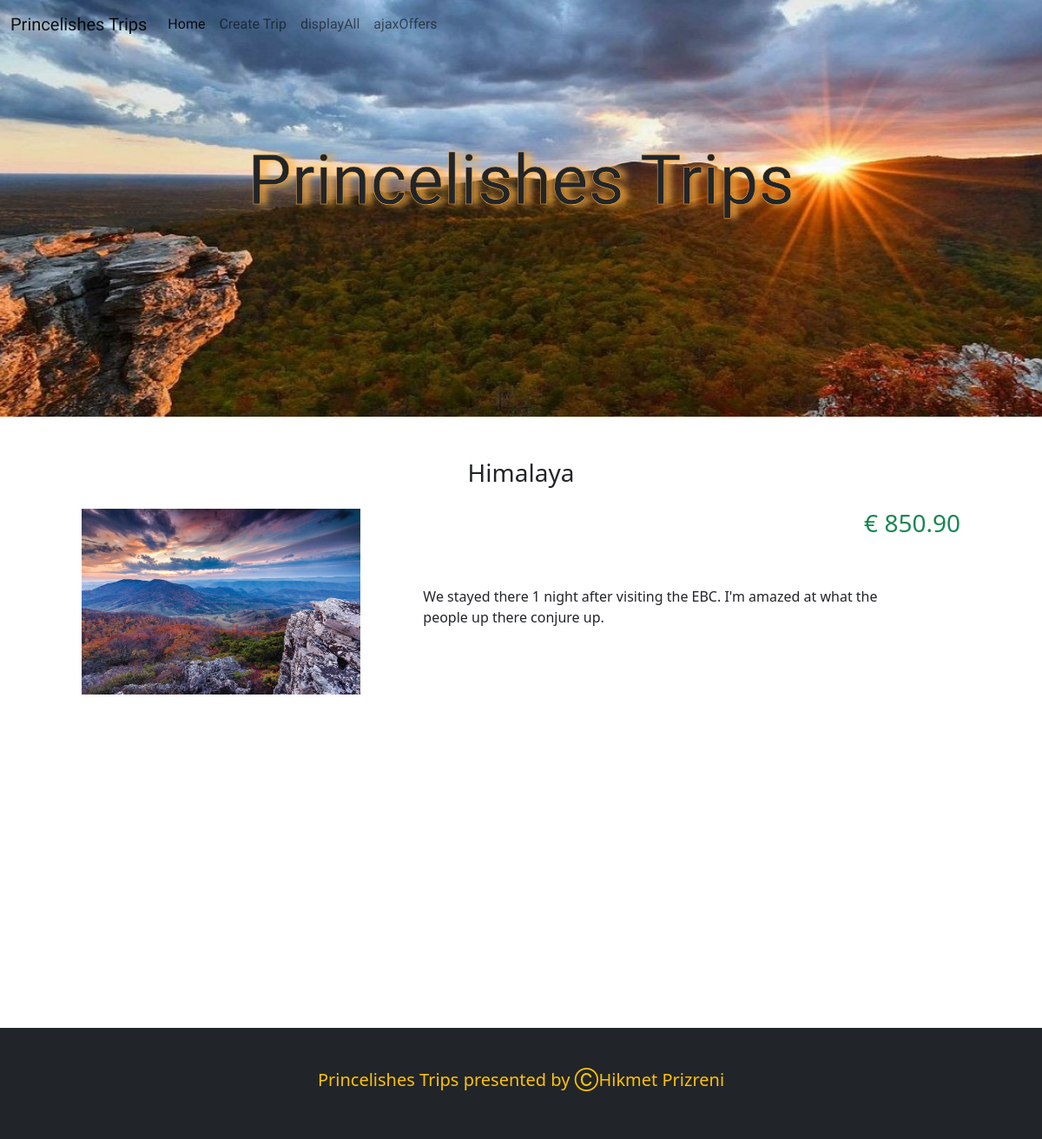
Screenshot of /details.php?id=4 with the database file from the repository.
### tables this page shows
CREATE TABLE `trips` (
  `id` int(11) NOT NULL,
  `name` varchar(50) DEFAULT NULL,
  `price` decimal(10,2) DEFAULT NULL,
  `description` text DEFAULT NULL,
  `lat` decimal(8,6) DEFAULT NULL,
  `lng` decimal(9,6) DEFAULT NULL,
  `picture` varchar(50) DEFAULT NULL
);

### details.php (the view, shortened to what this page needs)
<?php
require_once 'actions/db_connect.php';
if ($_GET['id']) {
    $id = $_GET['id'];
    $sql = "SELECT * FROM trips WHERE id = {$id}" ;
    $result = mysqli_query($connect, $sql);
    $data = mysqli_fetch_assoc($result);
    if (mysqli_num_rows($result) == 1) {
        $name = $data['name'];
        $price = $data['price'];
        $description = $data['description'];
        $picture = $data['picture'];
    } else {
        header("location: error.php");
    }
} else {
    header("location: error.php");
}
?>
<head>
    <?php require_once 'components/boot.php' ?>
    <link rel="stylesheet" type='text/css' href="css/style.css" />
</head>
<body>
    <header>
        <nav class="navbar navbar-expand-lg navbar-light">
            <div class="container-fluid">
                <a class="navbar-brand" href="#">Princelishes Trips</a>
                <div class="collapse navbar-collapse" id="navbarNav">
                    <ul class="navbar-nav">
                        <li class="nav-item">
                            <a class="nav-link active" aria-current="page" href="index.php">Home</a>
                        </li>
                        <li class="nav-item">
                            <a class="nav-link" href="create.php">Create Trip</a>
                        </li>
                        <li class="nav-item">
                        <a class="nav-link" href="dbapi/displayAll.php">displayAll</a>
                        </li>
                        <li class="nav-item">
                        <a class="nav-link" href="ajaxOffers.html">ajaxOffers</a>
                        </li>
                    </ul>
                </div>
            </div>
        </nav>
        <div class="titel">
            <p class="display-1 text-center">
                Princelishes Trips
            </p>
        </div>
    </header>
    <main>
        <div class="container p-5">
            <p class="h3 text-center">
                <?php echo $name ?>
            </p>
            <div class="row p-3">
                <div class="col-sm-4">
                    <img src="pictures/<?php echo $picture ?>"/>
                </div>
                <div class="col-sm-8">
                <p class="h3 text-end text-success">
                        € <?php echo $price ?>
                    </p>
                    <div class="p-5">
                        <p> <?php echo $description ?></p>
                    </div>
                </div>
            </div>
            <div class="mapp m-auto p-5" id="map">
            </div>
        </div>
    </main>
    <footer class="bg-dark p-5">
        <p class="h5 text-warning text-center">
            Princelishes Trips presented by &#x24B8Hikmet Prizreni</p>
    </footer>
</body>
</html>

### css/style.css (style rules this page uses)
header { background-image: url("../pictures/hero.jpg"); background-position: center; background-size: cover; background-repeat: no-repeat; height: 60vh; display: flex; flex-direction: column; justify-content: space-between; }
.titel { height: 40vh; font-family: 'Courgette', cursive; text-shadow: 7px 1px 9px #FFB247; -webkit-text-stroke: 0.5px #FFB247; }
nav { font-family: 'Francois One', sans-serif; text-shadow: 7px 1px 9px #white; -webkit-text-stroke: 0.5px #black; }
img { height: 100%; width: 100%; object-fit: cover; }
.mapp { height: 40vh; }

### rows the page displays
trips: name "Himalaya", picture (picture), price "850.90", description "We stayed there 1 night after visiting the EBC. I'm amazed at what the people up there conjure up."
